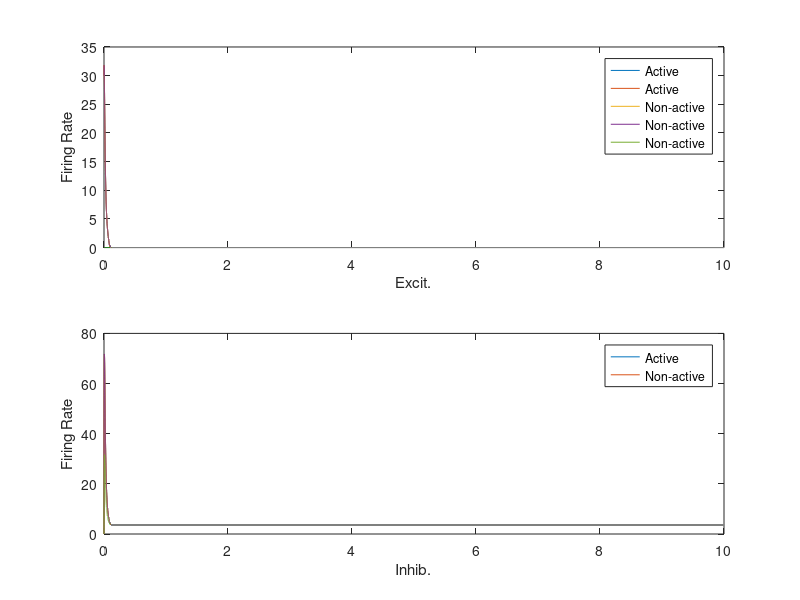

MATLAB code for this plot: (Note: this script raises an error after producing the figure.)
% Network with N total inhibition-stabilized excitatory-inhibitory units. 
% M of those pairs we attempt to make "active", and N-M pairs we try to 
% suppress.

%In particular, this simulation displays bistability within a single 
%unit given a quadratic firing rate equation for the inhibitory units

%No WEIX cross connection
%No WIEX cross connection
%nonlinear inhibitory unit Firing rate
%linear excitatory unit Firing rate

clear
N = 5;              %Total excitatory-inhibitory firing rate unit pairs
M = 4;              %Total number of active excitatory-inhibitory firing rate unit pairs           

dt = 0.0001;        %Time step for simulation
tmax = 10;          %Duration of simulation
t = 0:dt:tmax;      %Simulation time vector
Nt = length(t);

taue = 0.010;       %Time constant for excitatory cells
taui = 0.010;       %Time constant for Inhibitory cells

Wee0 = 1.6;         %Excit.-Excit. connection strength
Wie0 = -0.4;        %Inhib.-Excit. connection strength
Wei0 = 2.5;         %Excit-Excit connection strength
Weix = 0.5;           %Excit.-Inhibitory Cross connection strength
Wiex = 0;
Wii0 = -1;          %Inhib-Inhib connection strength
noise = 0;

%% Original values
% Wee0 = 1.5;         %Excit.-Excit. connection strength
% Wie0 = -0.4;        %Inhib.-Excit. connection strength
% Wei0 = 2.5;         %Excit-Excit connection strength
% Weix = 0.5;           %Excit.-Inhibitory Cross connection strength
% Wiex = 0;
% Wii0 = -1;  

I0e = 1;            %Excit. applied current
I0i = 17;           %Inhib. applied current

alpha_e = 1;        %Gain of excit. cells
alpha_i = 0.02;     %Gain of inhib. cells
rmax = 100;

%Connection Matricies
Wee = Wee0*eye(N);
Wie = (Wie0-Wiex)*eye(N) + Wiex*ones(N);
Wei = (Wei0-Weix)*eye(N) + Weix*ones(N);
Wii = Wii0*eye(N);

%Current Matricies
Ie = I0e*ones(N,1);
Ii = I0i*ones(N,1);

Wie_tilde = (-Wie0)/(1-Wii0);
I0i_tilde = I0i*Wie_tilde;
off_stable = Wee0 - 1 - Wie_tilde*(Wei0-Weix);
disp(off_stable)

%Rate Matricies
re = zeros(N,Nt);
ri = zeros(N,Nt);
re(1:M,1) = 30;%50.3;
ri(1:M,1) = 0;

sigman = 0;
if noise
    sigman = 0.01/sqrt(dt);
end

%simulation
for i = 2:Nt
    Ie_tot = (Wee*re(:,i-1)+ Wie*ri(:,i-1) + Ie + sigman*randn(N,1));
    Ie_tot = max(Ie_tot,0);
    re(:,i) = re(:,i-1) + dt*(-eye(N)*re(:,i-1) + alpha_e*Ie_tot )/taue;
    Ii_tot = (Wei*re(:,i-1) + Wii*ri(:,i-1) + Ii + sigman*randn(N,1));
    Ii_tot = max(Ii_tot,0);
    ri(:,i) = ri(:,i-1) + dt*(-eye(N)*ri(:,i-1)+alpha_i*Ii_tot.^2 )/taui;
    
    re(:,i) = max(re(:,i),0);
    ri(:,i) = max(ri(:,i),0);
    re(:,i) = min(re(:,i),rmax);
    ri(:,i) = min(ri(:,i),rmax);

end

figure(1)
clf
subplot(2,1,1)
plot(t,re), legend("Active","Active","Non-active","Non-active","Non-active"), xlabel("Excit."), ylabel("Firing Rate")
subplot(2,1,2)
plot(t,ri), legend("Active","Non-active"), xlabel("Inhib."), ylabel("Firing Rate")


% add all subfolders of current directory into matlab session search
current_path = pwd;
addpath(genpath(current_path))

disp(is_bistable(N, M, re(:,ceil(0.5/dt:end))))
